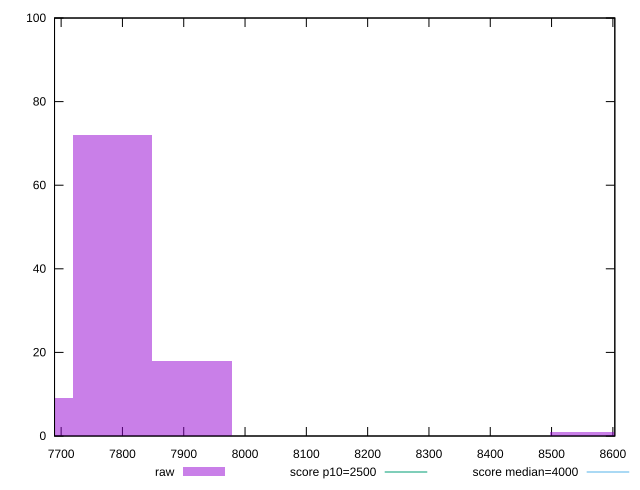

This figure's gnuplot source:
reset

$raw <<EOF
8561.854108761248 1
7783.503735237498 72
7913.228797491456 18
7653.77867298354 9
EOF

set key outside below
set boxwidth 129.7250622539583
set xrange [7689.241499999999:8603.185999999998]
set yrange [0:100]
set trange [0:100]
set style fill transparent solid 0.5 noborder

set parametric
set terminal svg size 640, 490 enhanced background rgb 'white'
set output "report_0_00242021-02-20T12:25:28.543Z/largest-contentful-paint/samples/pages+cached+noadtech/raw/histogram.svg"

plot $raw title "raw" with boxes, \
     2500,t title "score p10=2500", \
     4000,t title "score median=4000"

reset
